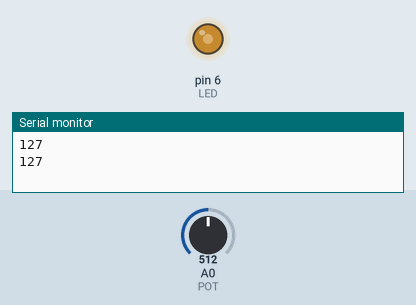
A sketch run on a simulated Arduino Uno, built with avr-gcc and run on an emulated ATmega328P. On the bench: output pins drawn as LEDs (lit = HIGH), the last lines printed to the serial monitor. The test bench sets the inputs (shaded band); at power-on: A0 (POT) = 512.

Above: at 1.8 s.
1.9 s: A0 (POT) set to 716
At 3.1 s:
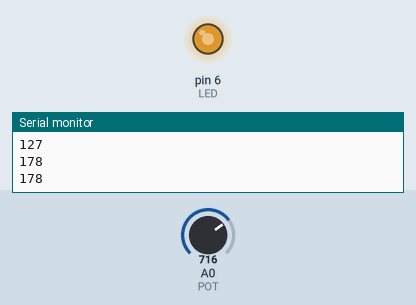
3.5 s: A0 (POT) set to 900
At 4.7 s:
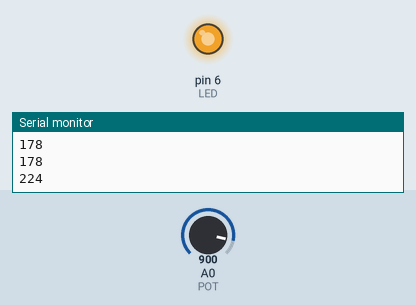
5.5 s: A0 (POT) set to 122
At 7.2 s:
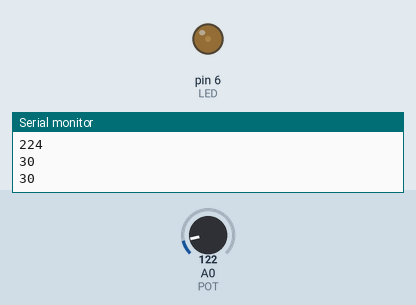
7.5 s: A0 (POT) set to 0
At 8.9 s:
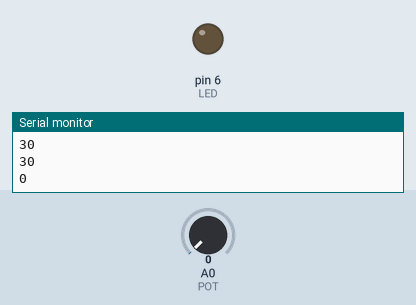
9.5 s: A0 (POT) set to 511
At 10.5 s:
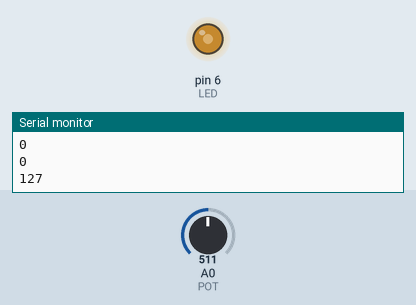
Timing chart, 0 to 12.5 s (numbered marks = the images above; inputs shaded):
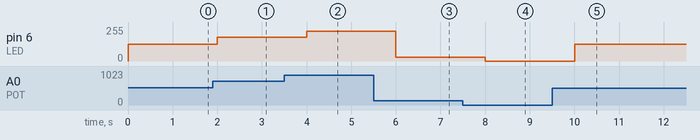

Measured:
- after the input at 1.9 s, pin 6 (LED): 127/255 → 178/255 after 0.10 s
- after the input at 3.5 s, pin 6 (LED): 178/255 → 224/255 after 0.50 s
- after the input at 5.5 s, pin 6 (LED): 224/255 → 30/255 after 0.50 s
- after the input at 7.5 s, pin 6 (LED): 30/255 → 0/255 after 0.50 s
- after the input at 9.5 s, pin 6 (LED): 0/255 → 127/255 after 0.50 s

The sketch:

PotentioLED.ino
```cpp
#define POT A0
#define LED 6

int inPOT=0;
int outPOT=0;

void setup() {
  // put your setup code here, to run once:
  pinMode(POT,INPUT);
  pinMode(LED,OUTPUT);

  Serial.begin(9600);
}

void loop() {
  // put your main code here, to run repeatedly:
  inPOT=analogRead(POT);
  outPOT=map(inPOT,0,1023,0,255);

  analogWrite(LED,outPOT);
  Serial.println(outPOT);

  delay(1000);
}
```
